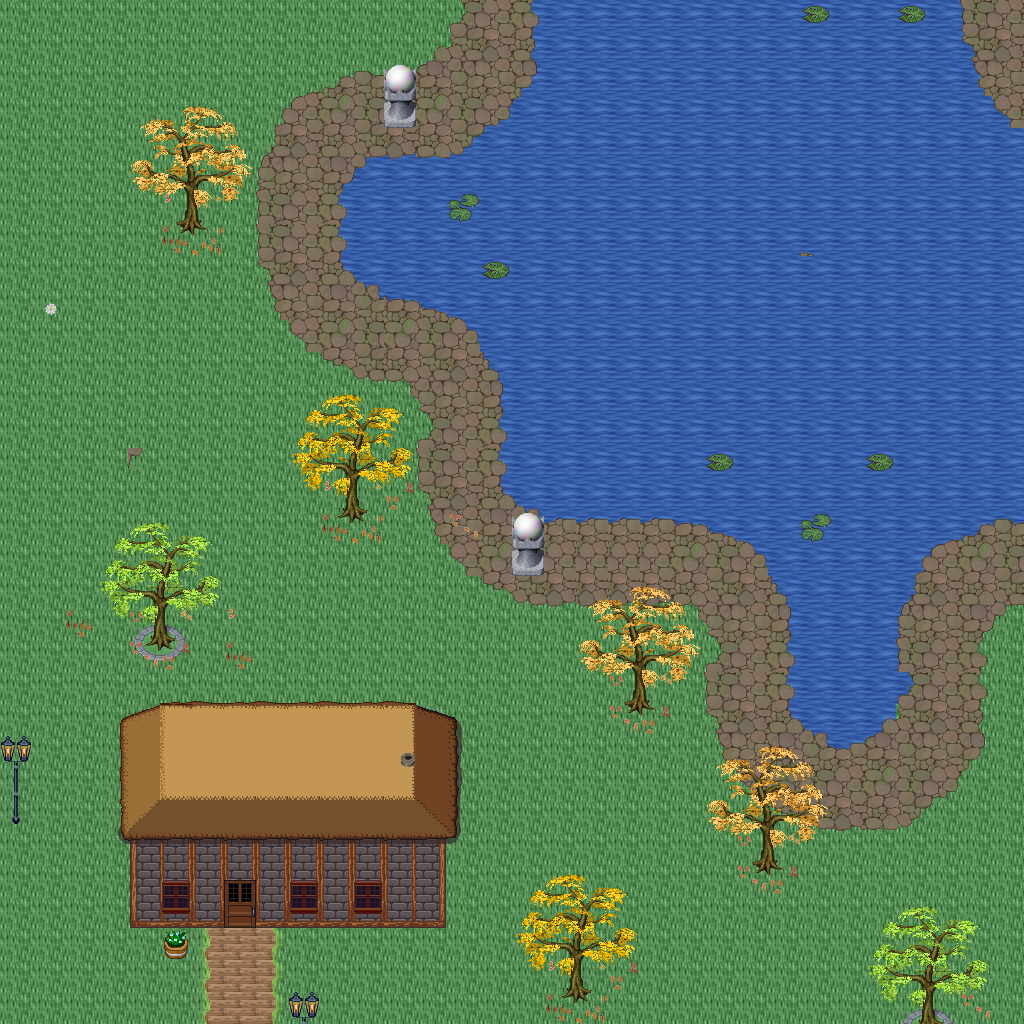

Rendered tile map (Tiled .tmx) drawn with the repository's tilesets; below, a short description and the map source with its tile grids summarised:
An orthogonal 32x32 tile map with 32x32 px tiles, 5 tile layers (Ground, Objects, Objects2, Above, ...), 1 hidden layer not drawn, 32 tilesets.

<map version="1.10" tiledversion="1.11.0" orientation="orthogonal" renderorder="right-down" width="32" height="32" tilewidth="32" tileheight="32" infinite="0" nextlayerid="11" nextobjectid="1">
 <tileset firstgid="1" name="logic_collision" tilewidth="32" tileheight="32" tilecount="1" columns="1">
  <image source="../drawable/logic_collision.png" width="32" height="32" />
 </tileset>
 <tileset firstgid="2" name="ground_ground" tilewidth="32" tileheight="32" tilecount="33" columns="3">
  <image source="../drawable/ground_ground.png" width="96" height="352" />
 </tileset>
 <tileset firstgid="35" name="building_castle" tilewidth="32" tileheight="32" tilecount="320" columns="20">
  <image source="../drawable/building_castle.png" width="640" height="512" />
 </tileset>
 <tileset firstgid="355" name="building_roof_blue" tilewidth="32" tileheight="32" tilecount="20" columns="5">
  <image source="../drawable/building_roof_blue.png" width="160" height="128" />
 </tileset>
 <tileset firstgid="375" name="item_weapon_cannon" tilewidth="32" tileheight="32" tilecount="12" columns="3">
  <image source="../drawable/item_weapon_cannon.png" width="96" height="128" />
 </tileset>
 <tileset firstgid="387" name="ground_stonecircle" tilewidth="32" tileheight="32" tilecount="81" columns="9">
  <image source="../drawable/ground_stonecircle.png" width="288" height="288" />
 </tileset>
 <tileset firstgid="468" name="ground_grass_edges" tilewidth="32" tileheight="32" tilecount="36" columns="12">
  <image source="../drawable/ground_grass_edges.png" width="384" height="96" />
 </tileset>
 <tileset firstgid="504" name="ground_grass_corners" tilewidth="32" tileheight="32" tilecount="24" columns="6">
  <image source="../drawable/ground_grass_corners.png" width="192" height="128" />
 </tileset>
 <tileset firstgid="528" name="plant_tree_fall_trees" tilewidth="32" tileheight="32" tilecount="40" columns="8">
  <image source="../drawable/plant_tree_fall_trees.png" width="256" height="160" />
 </tileset>
 <tileset firstgid="568" name="plant_tree_locust_tree" tilewidth="32" tileheight="32" tilecount="20" columns="4">
  <image source="../drawable/plant_tree_locust_tree.png" width="128" height="160" />
 </tileset>
 <tileset firstgid="588" name="furniture_light_lamp_blue" tilewidth="32" tileheight="32" tilecount="3" columns="1">
  <image source="../drawable/furniture_light_lamp_blue.png" width="32" height="96" />
 </tileset>
 <tileset firstgid="591" name="item_pot_pot_purple" tilewidth="32" tileheight="32" tilecount="1" columns="1">
  <image source="../drawable/item_pot_pot_purple.png" width="32" height="32" />
 </tileset>
 <tileset firstgid="592" name="item_pot_barrel_with_flower" tilewidth="32" tileheight="32" tilecount="2" columns="2">
  <image source="../drawable/item_pot_barrel_with_flower.png" width="64" height="32" />
 </tileset>
 <tileset firstgid="594" name="item_textile_laundry" tilewidth="32" tileheight="32" tilecount="16" columns="4">
  <image source="../drawable/item_textile_laundry.png" width="128" height="128" />
 </tileset>
 <tileset firstgid="610" name="plant_flower_daisy_blue" tilewidth="32" tileheight="32" tilecount="8" columns="2">
  <image source="../drawable/plant_flower_daisy_blue.png" width="64" height="128" />
 </tileset>
 <tileset firstgid="618" name="plant_flower_daisy_red" tilewidth="32" tileheight="32" tilecount="8" columns="2">
  <image source="../drawable/plant_flower_daisy_red.png" width="64" height="128" />
 </tileset>
 <tileset firstgid="626" name="plant_flower_daisy_white" tilewidth="32" tileheight="32" tilecount="8" columns="2">
  <image source="../drawable/plant_flower_daisy_white.png" width="64" height="128" />
 </tileset>
 <tileset firstgid="634" name="plant_flower_daisy_yellow" tilewidth="32" tileheight="32" tilecount="8" columns="2">
  <image source="../drawable/plant_flower_daisy_yellow.png" width="64" height="128" />
 </tileset>
 <tileset firstgid="642" name="light_dim_light_7x5" tilewidth="32" tileheight="32" tilecount="35" columns="7">
  <image source="../drawable/light_dim_light_7x5.png" width="224" height="160" />
 </tileset>
 <tileset firstgid="677" name="plant_stump_small_stump" tilewidth="32" tileheight="32" tilecount="4" columns="2">
  <image source="../drawable/plant_stump_small_stump.png" width="64" height="64" />
 </tileset>
 <tileset firstgid="681" name="plant_stump_stump_pale_purple" tilewidth="32" tileheight="32" tilecount="4" columns="2">
  <image source="../drawable/plant_stump_stump_pale_purple.png" width="64" height="64" />
 </tileset>
 <tileset firstgid="685" name="plant_indoor_small_flowerpots" tilewidth="32" tileheight="32" tilecount="4" columns="2">
  <image source="../drawable/plant_indoor_small_flowerpots.png" width="64" height="64" />
 </tileset>
 <tileset firstgid="689" name="plant_leaves" tilewidth="32" tileheight="32" tilecount="8" columns="4">
  <image source="../drawable/plant_leaves.png" width="128" height="64" />
 </tileset>
 <tileset firstgid="697" name="building_decoration_chimney" tilewidth="32" tileheight="32" tilecount="2" columns="1">
  <image source="../drawable/building_decoration_chimney.png" width="32" height="64" />
 </tileset>
 <tileset firstgid="699" name="building_decoration_orbpedestal" tilewidth="32" tileheight="32" tilecount="2" columns="1">
  <image source="../drawable/building_decoration_orbpedestal.png" width="32" height="64" />
 </tileset>
 <tileset firstgid="701" name="light_light_5x5" tilewidth="32" tileheight="32" tilecount="25" columns="5">
  <image source="../drawable/light_light_5x5.png" width="160" height="160" />
 </tileset>
 <tileset firstgid="726" name="plant_lily_pads" tilewidth="32" tileheight="32" tilecount="2" columns="1">
  <image source="../drawable/plant_lily_pads.png" width="32" height="64" />
 </tileset>
 <tileset firstgid="728" name="ground_ground_3" tilewidth="32" tileheight="32" tilecount="5" columns="5">
  <image source="../drawable/ground_ground_3.png" width="160" height="32" />
 </tileset>
 <tileset firstgid="733" name="building_cottage" tilewidth="32" tileheight="32" tilecount="256" columns="16">
  <image source="../drawable/building_cottage.png" width="512" height="512" />
 </tileset>
 <tileset firstgid="989" name="building_roof_thatched_roof" tilewidth="32" tileheight="32" tilecount="256" columns="16">
  <image source="../drawable/building_roof_thatched_roof.png" width="512" height="512" />
 </tileset>
 <tileset firstgid="1245" name="building_window_windows" tilewidth="32" tileheight="32" tilecount="256" columns="16">
  <image source="../drawable/building_window_windows.png" width="512" height="512" />
 </tileset>
 <tileset firstgid="1501" name="building_door_doors" tilewidth="32" tileheight="32" tilecount="256" columns="16">
  <image source="../drawable/building_door_doors.png" width="512" height="512" />
 </tileset>
 <layer id="1" name="Ground" width="32" height="32">
  <data>[1024 cells, 1024 non-empty, 3 distinct tile ids]</data>
 </layer>
 <layer id="2" name="Objects" width="32" height="32">
  <data>[1024 cells, 221 non-empty, 90 distinct tile ids]</data>
 </layer>
 <layer id="3" name="Objects2" width="32" height="32">
  <data>[1024 cells, 59 non-empty, 31 distinct tile ids]</data>
 </layer>
 <layer id="4" name="Above" width="32" height="32">
  <data>[1024 cells, 185 non-empty, 79 distinct tile ids]</data>
 </layer>
 <layer id="5" name="Above2" width="32" height="32">
  <data>[1024 cells, 1 non-empty, 1 distinct tile ids]</data>
 </layer>
 <layer id="6" name="Walkable" width="32" height="32" visible="0">
  <data>[1024 cells, 380 non-empty, 1 distinct tile ids]</data>
 </layer>
 <objectgroup id="7" name="Mapevents" />
 <objectgroup id="8" name="Spawn" />
 <objectgroup id="9" name="Keys" />
 <objectgroup id="10" name="Replace" />
</map>
